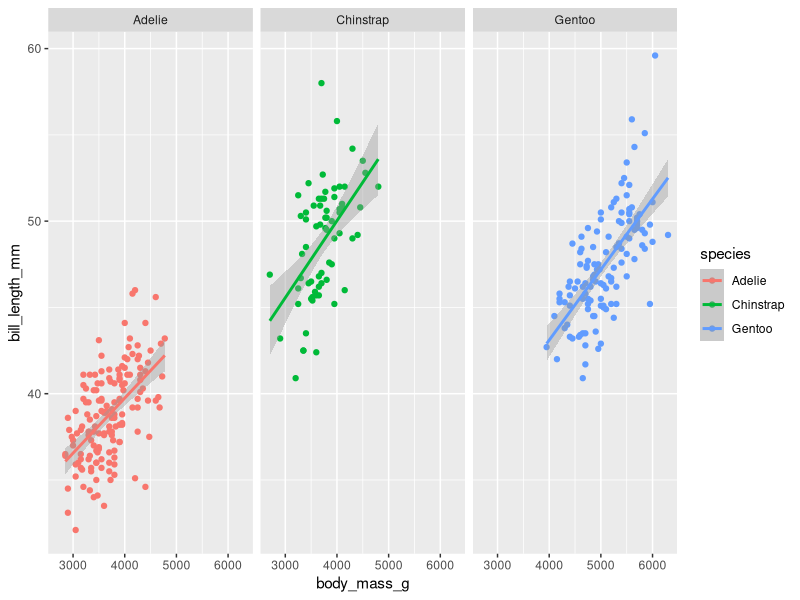
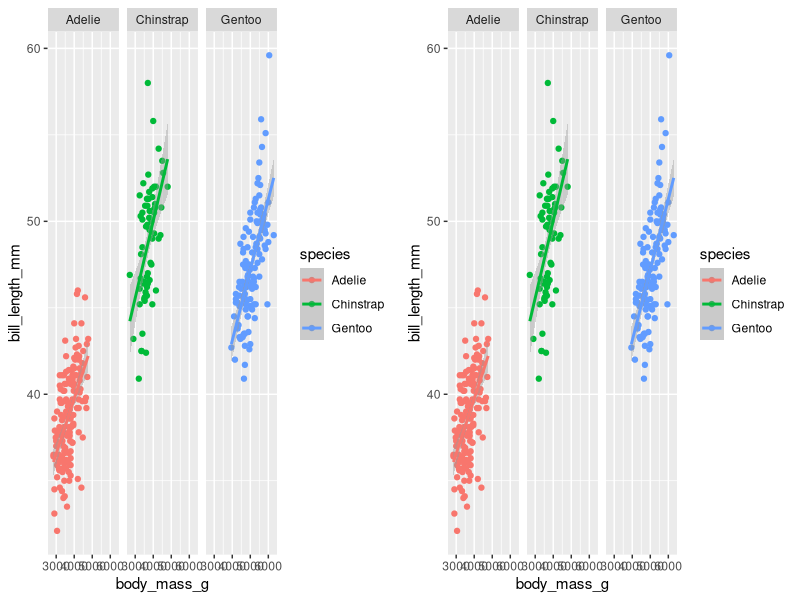
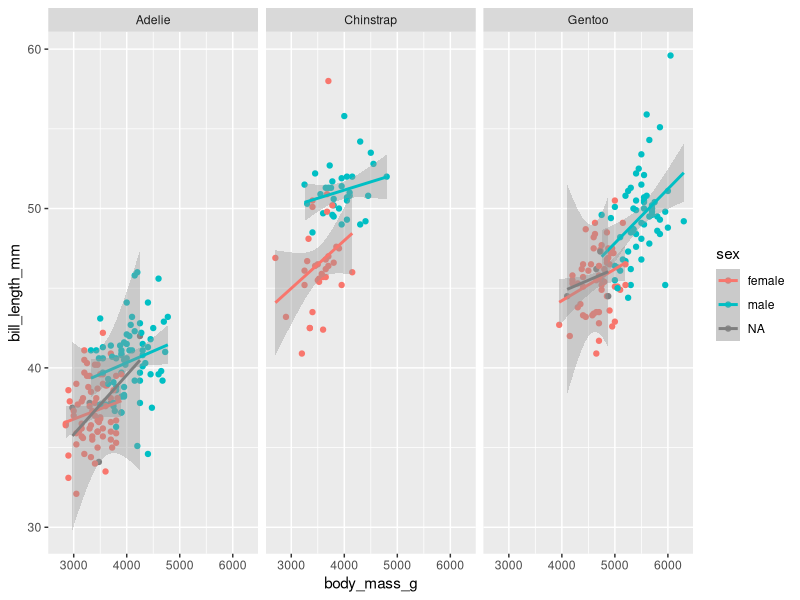
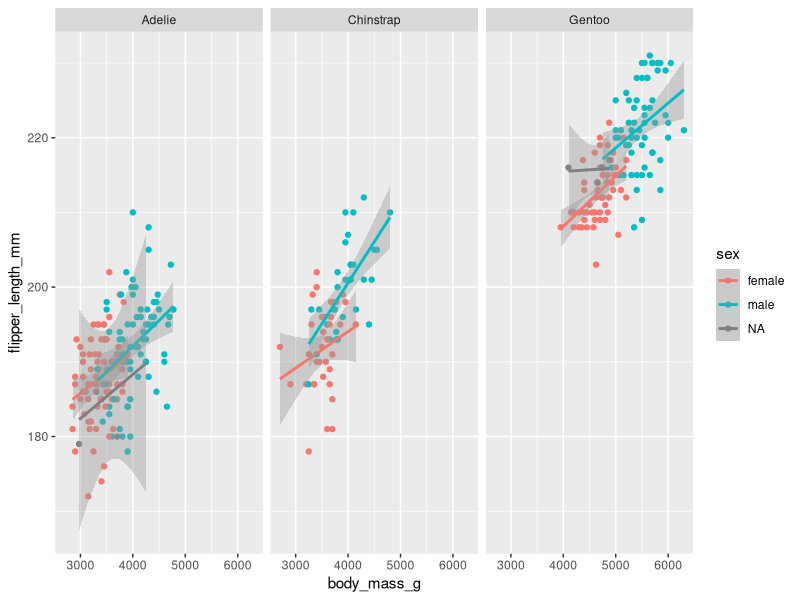
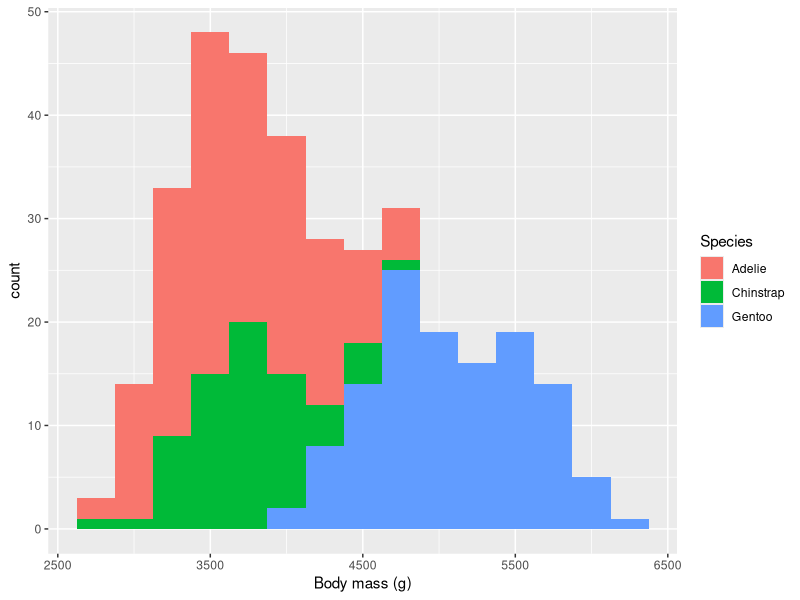
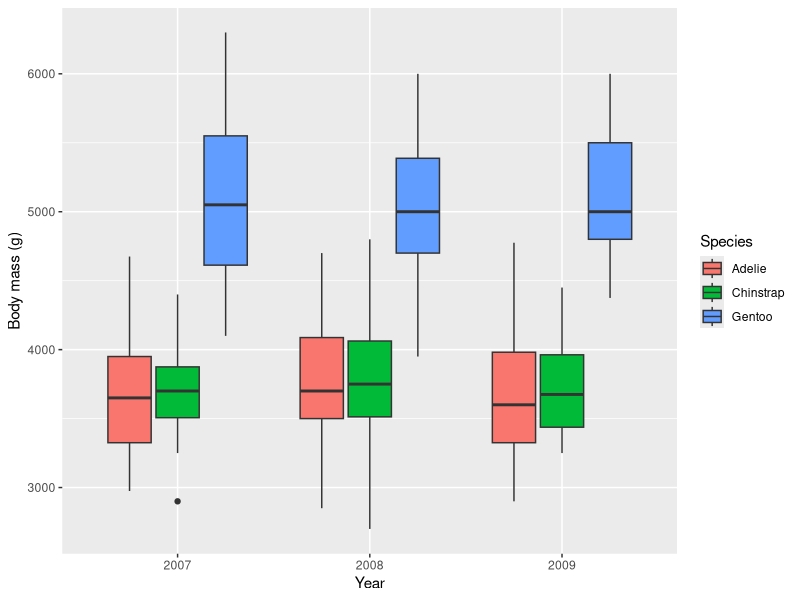
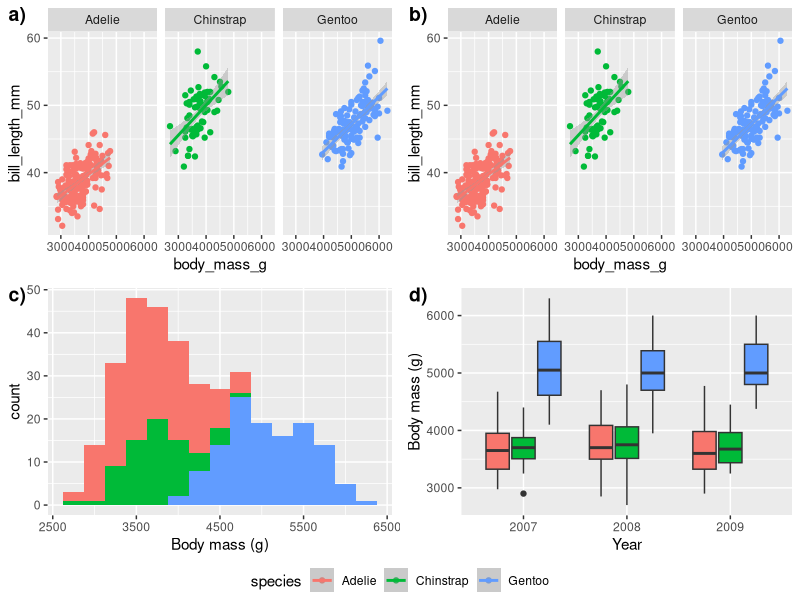
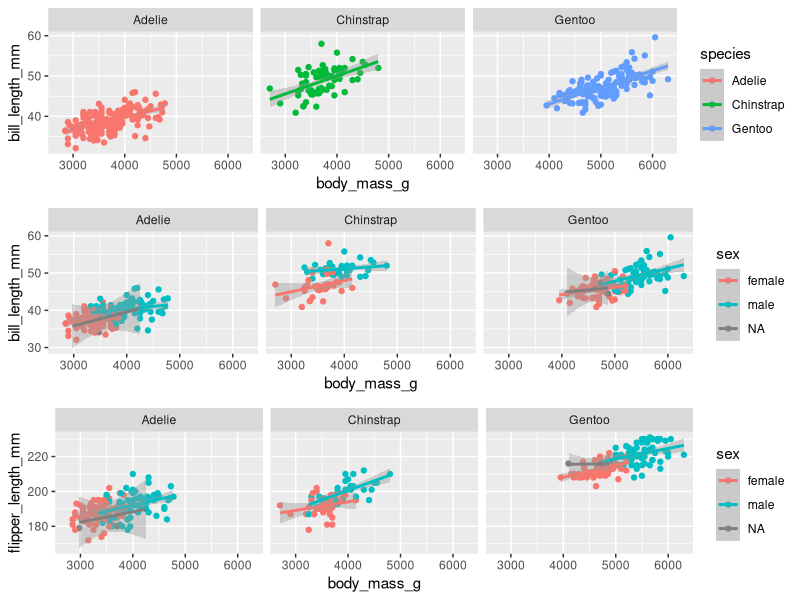

R code for these plots, in order:
# Script name
# Author
# Date


# Libraries ---------------------------------------------------------------

library(tidyverse)
library(ggpubr)
library(palmerpenguins)
library(gridExtra)


# Data --------------------------------------------------------------------

# Load the dataset into the local environment
penguins <- penguins


# Example -----------------------------------------------------------------

# Basic faceted plot
lm_1 <- ggplot(data = penguins,
       aes(x = body_mass_g, y = bill_length_mm, colour = species)) +
  geom_point() +
  geom_smooth(method = "lm") +
  facet_wrap(~species)
lm_1

# Basic combined plot
ggarrange(lm_1, lm_1)


# Exercise 1 --------------------------------------------------------------

# Create a new plot type and facet by gender
lm_2 <- ggplot(data = penguins,
               aes(x = body_mass_g, y = bill_length_mm, colour = sex)) +
  geom_point() +
  geom_smooth(method = "lm") +
  facet_wrap(~species)
lm_2

# Exercise 2 --------------------------------------------------------------

# Create a new plot type and facet by two categories
lm_3 <- ggplot(data = penguins,
               aes(x = body_mass_g, y = flipper_length_mm, colour = sex)) +
  geom_point() +
  geom_smooth(method = "lm") +
  facet_wrap(~species)
lm_3


# histogram ---------------------------------------------------------------

histogram_1 <- ggplot(data = penguins, 
                      # NB: There is no y-axis value for histograms
                      aes(x = body_mass_g)) + 
  geom_histogram(aes(fill = species), position = "stack", binwidth = 250) +
  # NB: We use 'fill' here rather than 'colour'
  labs(x = "Body mass (g)", fill = "Species")
histogram_1


# Boxplot -----------------------------------------------------------------

box_1 <- ggplot(data = penguins, 
                # Why 'as.factor()'?
                aes(x = as.factor(year),
                    y = body_mass_g)) + 
  geom_boxplot(aes(fill = species)) +
  labs(x = "Year", y = "Body mass (g)", fill = "Species") 
box_1

# Exercise 3 --------------------------------------------------------------

# Combine all of the plots you've created so far
#penguin_plot <- ggarrange(lm_1, lm_2, lm_3)
penguin_plot <- ggarrange(lm_1, lm_1, histogram_1, box_1,
                    # Set number of rows and columns
                    ncol = 2, nrow = 2,
                    # Label each figure
                    labels = c("a)", "b)", "c)", "d)"),
                    # Create common legend
                    common.legend = TRUE,
                    # Set legend position
                    legend = "bottom")
penguin_plot


# Save them as a high-res file larger than 2 MB
ggsave(plot = penguin_plot, filename = "penguins_3_in_one_plot.png")

# Change dimensions
ggsave(plot = penguin_plot, filename = "penguins_3_in_one_plot.png", 
       width = 20, height = 14)
 
# Change DPI
ggsave(plot = penguin_plot, filename = "penguins_3_in_one_plot.png", dpi = 2000)


# BONUS -------------------------------------------------------------------

# Use a different package to combine plots

penguin_plot_nice <- grid.arrange(lm_1, lm_2, lm_3, nrow=3)

# Save them as a high-res file larger than 2 MB
ggsave(plot = penguin_plot_nice, filename = "penguins_3_in_one_plot_nicer.png")

# Change dimensions
ggsave(plot = penguin_plot_nice, filename = "penguins_3_in_one_plot_nicer.png", 
       width = 20, height = 14)

# Change DPI
ggsave(plot = penguin_plot_nice, filename = "penguins_3_in_one_plot_nicer.png", dpi = 2000)

